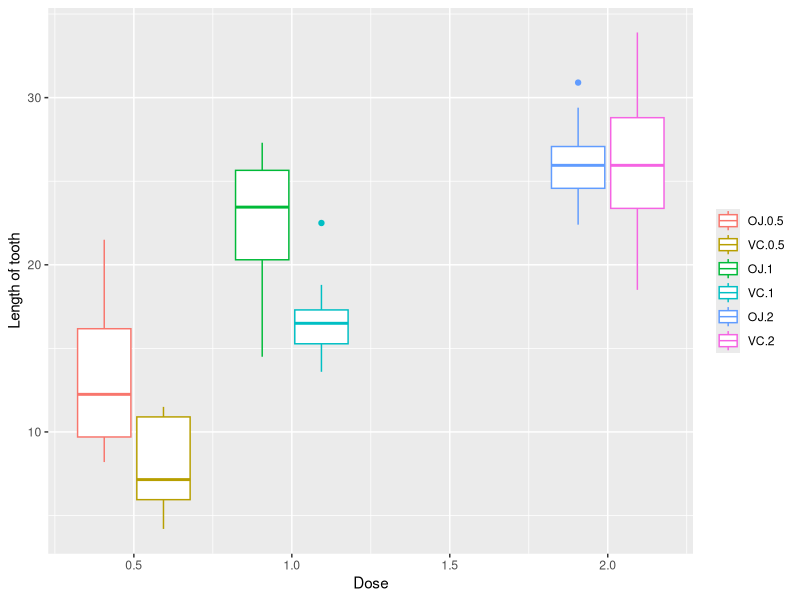

Here is the R script that generated this plot:
## ---- chunk 1
library(tidyverse)   # load basic tools

df <- ToothGrowth    # load data
df
## ---- chunk 2
df %>% 
  ggplot(aes(dose, len)) +
  geom_boxplot(aes(color = interaction(supp, dose))) +
  labs(x = "Dose", y = "Length of tooth") +
  theme(legend.title = element_blank())
## ---- chunk 3
df %>% 
  group_by(supp, dose) %>% 
  summarize(
    mean = mean(len),
    sd = sd(len),
    min = min(len),
    Q1 = quantile(len, 0.25),
    median = median(len),
    Q3 = quantile(len, 0.75),
    max = max(len),
    .groups = "drop"
  )
## ---- chunk 4
vc0.5 <- df %>% filter(supp == "VC", dose == 0.5) %>% pull(len)
vc1.0 <- df %>% filter(supp == "VC", dose == 1.0) %>% pull(len)
vc2.0 <- df %>% filter(supp == "VC", dose == 2.0) %>% pull(len)
oj0.5 <- df %>% filter(supp == "OJ", dose == 0.5) %>% pull(len)
oj1.0 <- df %>% filter(supp == "OJ", dose == 1.0) %>% pull(len)
oj2.0 <- df %>% filter(supp == "OJ", dose == 2.0) %>% pull(len)
## ---- chunk 5
t.test(vc0.5, oj0.5, alternative = "two.sided", var.equal = TRUE)
## ---- chunk 6
t.test(vc1.0, oj1.0, alternative = "two.sided", var.equal = TRUE)
## ---- chunk 7
t.test(vc2.0, oj2.0, alternative = "two.sided", var.equal = TRUE)
## ---- chunk 8
t.test(vc0.5, vc1.0, alternative = "two.sided", var.equal = TRUE)
## ---- chunk 9
t.test(vc1.0, vc2.0, alternative = "two.sided", var.equal = TRUE)
## ---- chunk 10
t.test(oj0.5, oj1.0, alternative = "two.sided", var.equal = TRUE)
## ---- chunk 11
t.test(oj1.0, oj2.0, alternative = "two.sided", var.equal = TRUE)
